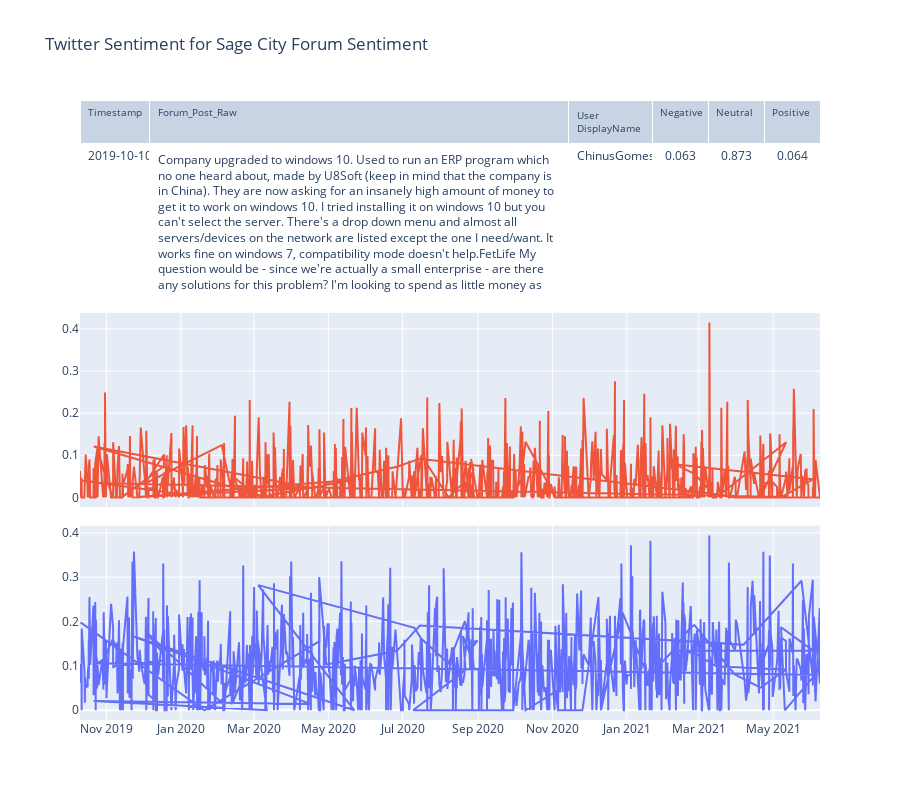

The cell this chart's notebook holds for it:
### Code cell
headerColor = 'grey'
rowEvenColor = 'lightgrey'
rowOddColor = 'white'

# for i, row in enumerate(df_Forum["Post Date"]):
#     p = re.compile(" 00:00:00")
#     datetime = p.split(df["Post Date"][i])[0]
#     df.iloc[i, 1] = datetime

fig = make_subplots(
    rows=3, cols=1,
    shared_xaxes=True,
    vertical_spacing=0.03,
    specs=[[{"type": "table"}],
           [{"type": "scatter"}],
           [{"type": "scatter"}]]
)

fig.add_trace(
    go.Scatter(
        x=df["Post Date"],
        y=df["pos"],
        mode="lines",
        name="Positive Sentiment"
    ),
    row=3, col=1
)

fig.add_trace(
    go.Scatter(
        x=df["Post Date"],
        y=df["neg"],
        mode="lines",
        name="Negative Sentiment"
    ),
    row=2, col=1
)

fig.add_trace(
    go.Table(
        columnwidth = [50,300,60,40,40],
        header=dict(
            values=["Timestamp", "Forum_Post_Raw", "User DisplayName", "Negative", "Neutral", "Positive"],
            font=dict(size=10),
            align="left"
        ),
        # cells=dict(
        #     values=[tweets[["created_at","text", "screen_name", "neg", "neu", "pos"]]],
        #     align = "left")
        cells=dict(values=[df['Post Date'], df.Forum_Post_Raw, df['User DisplayName'], df.neg, df.neu, df.pos],
                fill_color = [[rowOddColor,rowEvenColor,rowOddColor, rowEvenColor,rowOddColor]*5],
                align=['left', 'left', 'left', 'center', 'center', 'center'])        
    ),
    row=1, col=1
)
fig.update_layout(
    height=800,
    showlegend=False,
    title_text="Twitter Sentiment for " + GraphTitle,
)

fig.write_html('Sentiment.html')
fig.show()

### Figure 1 — Plotly figure (JSON) as saved in the notebook; plotly's stock layout.template omitted (floating-point values rounded to 4 significant figures; data arrays with more than 128 entries replaced by an {"elided": "..."} marker saying what was removed)
{"data": [{"mode": "lines", "name": "Positive Sentiment", "type": "scatter", "x": {"elided": "1086 str values"}, "xaxis": "x2", "y": {"elided": "1086 float values"}, "yaxis": "y2"}, {"mode": "lines", "name": "Negative Sentiment", "type": "scatter", "x": {"elided": "1086 str values"}, "xaxis": "x", "y": {"elided": "1086 float values"}, "yaxis": "y"}, {"cells": {"align": ["left", "left", "left", "center", "center", "center"], "fill": {"color": [["white", "lightgrey", "white", "lightgrey", "white", "white", "lightgrey", "white", "lightgrey", "white", "white", "lightgrey", "white", "lightgrey", "white", "white", "lightgrey", "white", "lightgrey", "white", "white", "lightgrey", "white", "lightgrey", "white"]]}, "values": {"elided": "6x1086 mixed values"}}, "columnwidth": [50, 300, 60, 40, 40], "domain": {"x": [0, 1], "y": [0.6867, 1.0]}, "header": {"align": "left", "font": {"size": 10}, "values": ["Timestamp", "Forum_Post_Raw", "User DisplayName", "Negative", "Neutral", "Positive"]}, "type": "table"}], "layout": {"height": 800, "showlegend": false, "title": {"text": "Twitter Sentiment for Sage City Forum Sentiment"}, "xaxis": {"anchor": "y", "domain": [0, 1], "matches": "x2", "showticklabels": false}, "xaxis2": {"anchor": "y2", "domain": [0, 1]}, "yaxis": {"anchor": "x", "domain": [0.3433, 0.6567]}, "yaxis2": {"anchor": "x2", "domain": [0, 0.3133]}}}
